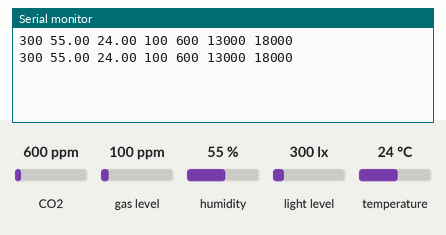
The sketch below on a simulated Arduino Uno, built with avr-gcc and run on an emulated ATmega328P. Parts: the last lines printed to the serial monitor. Wiring (inferred from the names in the program): BH1750 light sensor at I2C address 0x23. Inputs (shaded band) come from the test bench; at power-on: CO2 600 ppm, humidity 55 %, gas level 100 ppm, temperature 24 °C, light level 300 lx.

Above: at 2.1 s.
2.2 s: CO2 set to 452 ppm
At 3.5 s:
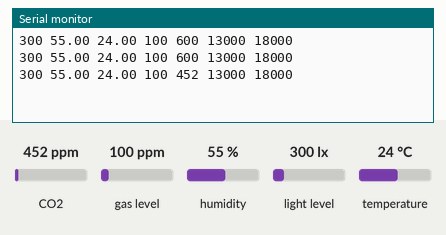
3.9 s: humidity set to 22 %
At 3.9 s:
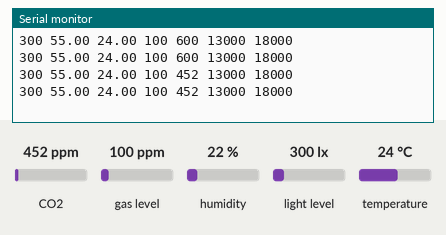
5.6 s: gas level set to 20 ppm
At 6.5 s:
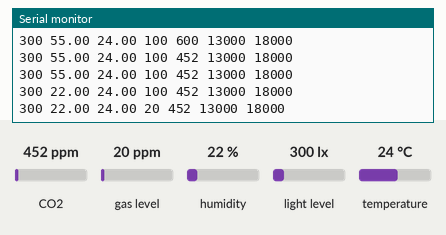
7.3 s: temperature set to 12 °C
At 8.0 s:
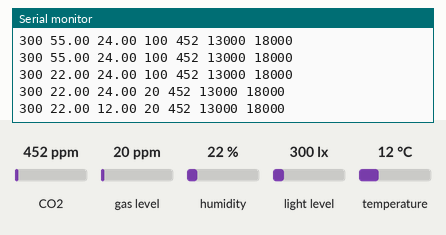
9.0 s: light level set to 40 lx
At 10.5 s:
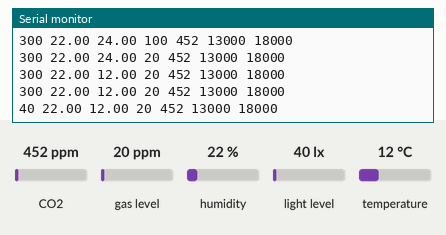
10.7 s: humidity set to 40 %
At 11.8 s:
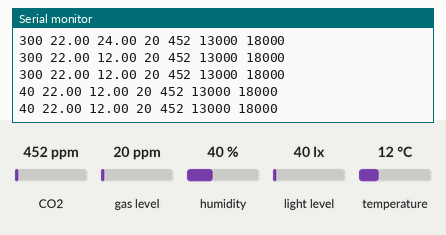
Timing chart, 0 to 13.4 s (numbered marks = the images above; inputs shaded):
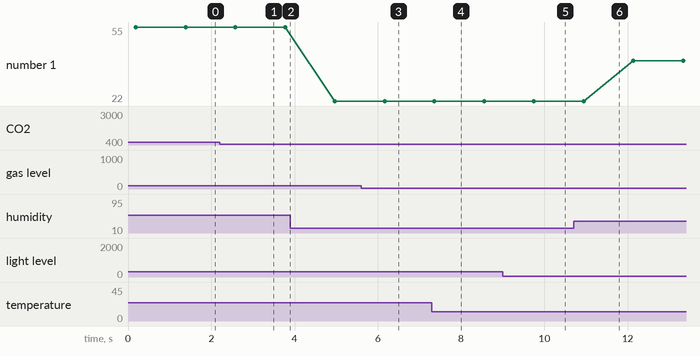

The sketch:

DHT11_BH1750_spg_data.ino
```cpp
#include <Wire.h>
#include "Adafruit_SGP30.h"
#include "DHT.h"

Adafruit_SGP30 sgp;


//#define ADDRESS_BH1750FVI 0x23    //ADDR="L" for this module
//#define ONE_TIME_H_RESOLUTION_MODE 0x20

#define DHTPIN 8
#define DHTTYPE DHT11

DHT dht(DHTPIN, DHTTYPE);

#define ADDRESS_BH1750FVI 0x23    //ADDR="L" for this module
#define ONE_TIME_H_RESOLUTION_MODE 0x20

byte highByte = 0;
byte lowByte = 0;
unsigned int sensorOut = 0;
unsigned int illuminance = 0;

void setup() {
  Wire.begin();
  Serial.begin(9600);
  while (!Serial) { delay(10); } // Wait for serial console to open!

//  Serial.println("Test Begin~");
  dht.begin();

  if (! sgp.begin()){
//    Serial.println("Sensor not found :(");
//    while (1);
  }
//  Serial.print("Found SGP30 serial #");
//  Serial.print(sgp.serialnumber[0], HEX);
//  Serial.print(sgp.serialnumber[1], HEX);
//  Serial.println(sgp.serialnumber[2], HEX);

  // If you have a baseline measurement from before you can assign it to start, to 'self-calibrate'
  //sgp.setIAQBaseline(0x8E68, 0x8F41);  // Will vary for each sensor!
}

int counter = 0;
void loop() {
  Wire.beginTransmission(ADDRESS_BH1750FVI); //"notify" the matching device
  Wire.write(ONE_TIME_H_RESOLUTION_MODE);     //set operation mode
  Wire.endTransmission();

  delay(180);

  Wire.requestFrom(ADDRESS_BH1750FVI, 2); //ask Arduino to read back 2 bytes from the sensor
  highByte = Wire.read();  // get the high byte
  lowByte = Wire.read(); // get the low byte

  sensorOut = (highByte<<8)|lowByte;
  illuminance = sensorOut/1.2;

  //BH1750数据输出
//  Serial.print("Illum: ");
  Serial.print(illuminance);
  Serial.print(" ");
//  Serial.println(" lux");

  //DHT11数据输出
  float hum = dht.readHumidity();      //将湿度值赋给hum
//  Serial.print("Hum:");
  Serial.print(hum);
  Serial.print(" ");
//  Serial.print("%/t");

  float tem = dht.readTemperature();   //将湿度值赋给tem
//  Serial.print("    Temp:");
  Serial.print(tem);
  Serial.print(" ");
//  Serial.println("*C");

  if (! sgp.IAQmeasure()) {
//    Serial.println("Measurement failed");
    return;
  }
//  Serial.print("TVOC ");
  Serial.print(sgp.TVOC);
  Serial.print(" ");
//  Serial.print(" ppb\t");
//  Serial.print("eCO2 ");
  Serial.print(sgp.eCO2);
  Serial.print(" ");
//  Serial.println(" ppm");

  if (! sgp.IAQmeasureRaw()) {
//    Serial.println("Raw Measurement failed");
    return;
  }
//  Serial.print("Raw H2 ");
  Serial.print(sgp.rawH2);
  Serial.print(" ");
//  Serial.print(" \t");
//  Serial.print("Raw Ethanol ");
  Serial.println(sgp.rawEthanol);

//  Serial.println("");

//  Serial.println("---------------------------------");


  delay(1000);

//  counter++;
//  if (counter == 30) {
//    counter = 0;

//    uint16_t TVOC_base, eCO2_base;
//    if (! sgp.getIAQBaseline(&eCO2_base, &TVOC_base)) {
//      Serial.println("Failed to get baseline readings");
//      return;
//    }
//    Serial.print("****Baseline values: eCO2: 0x"); Serial.print(eCO2_base, HEX);
//    Serial.print(" & TVOC: 0x"); Serial.println(TVOC_base, HEX);
//  }
}
```

Measured:
- after the input at 2.2 s, the serial monitor: prints a new line after 0.37 s (image 1)
- after the input at 5.6 s, the serial monitor: prints a new line after 0.57 s (image 3)
- after the input at 7.3 s, the serial monitor: prints a new line after 0.05 s (image 4)
- after the input at 9.0 s, the serial monitor: prints a new line after 0.74 s (image 5)
- plotted number 1: 55 → 22 after the input at 3.9 s
